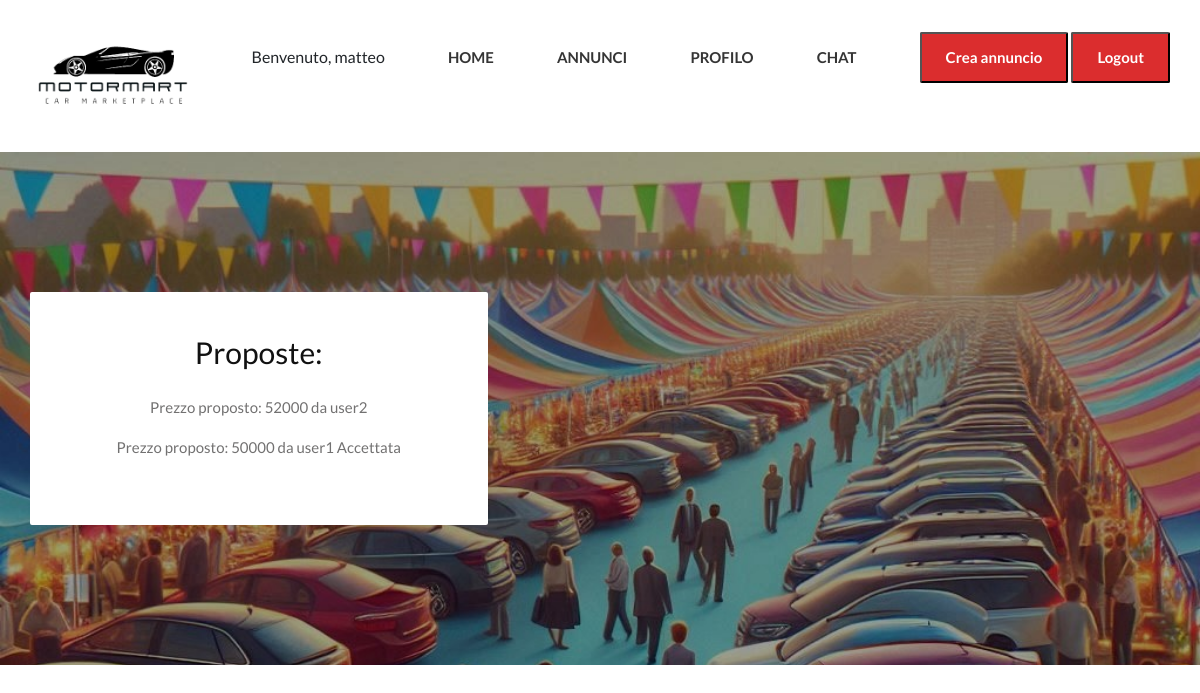
The app's page /proposta/6/ (signed in) with its own data.
### proposte/models.py (models this page shows, shortened)
class Proposta(models.Model):
    annuncio = models.ForeignKey(Annuncio, on_delete=models.CASCADE, related_name='annuncio')
    utente = models.ForeignKey(User, on_delete=models.CASCADE)
    prezzo = models.IntegerField()
    accettata = models.BooleanField(null=True, blank=True)
    data_inserimento = models.DateTimeField(default=timezone.now, blank=True)

### proposte/views.py (the view, shortened to what this page needs)
# urls.py: path('<int:pk>/', views.listing_detail, name='proposals'),
@login_required
def listing_detail(request, pk):
    annuncio = get_object_or_404(Annuncio, pk=pk)
    proposals = Proposta.objects.filter(annuncio=annuncio)
    form = CreaProposta(annuncio=annuncio)
    return render(request, 'proposte/proposta.html', {'listing': annuncio, 'form': form, 'proposals': proposals})

### proposte/templates/proposte/proposta.html (shortened to what this page needs)
<!DOCTYPE html>
{% load static %}
<html lang="en">
<head>
    <link rel="stylesheet" href='{% static "./css/bootstrap.min.css" %}' type="text/css">
    <link rel="stylesheet" href='{% static "./css/elegant-icons.css" %}' type="text/css">
    <link rel="stylesheet" href='{% static "./css/nice-select.css" %}' type="text/css">
    <link rel="stylesheet" href='{% static "./css/magnific-popup.css" %}' type="text/css">
    <link rel="stylesheet" href='{% static "./css/jquery-ui.min.css" %}' type="text/css">
    <link rel="stylesheet" href='{% static "./css/owl.carousel.min.css" %}' type="text/css">
    <link rel="stylesheet" href='{% static "./css/slicknav.min.css" %}' type="text/css">
    <link rel="stylesheet" href='{% static "./css/style.css" %}' type="text/css">
</head>
<body>
    <header class="header">
        <div class="container">
            <div class="row">
                <div class="col-lg-2">
                    <div class="header__logo">
                        <a href="{% url 'home' %}"><img src="{% static "./img/logo-new.png" %}" alt=""></a>
                    </div>
                </div>
                <div class="col-lg-10">
                    <div class="header__nav">
                        <nav class="header__menu">
                            <ul>
                                {% if user.is_authenticated %}
                                    <li>Benvenuto, {{ user.username }}</li>
                                {% endif %}
                                <li><a href="{% url 'home' %}">Home</a></li>
                                <li><a href="{% url 'annunci:annunci_list' %}">Annunci</a></li>
                                <li><a href="{% url 'profile' %}">Profilo</a></li>
                                <li><a href="{% url 'chat:chat_list' %}">Chat</a></li>
                            </ul>
                        </nav>
                        {% if user.is_authenticated %}
                            <div class="header__nav__widget">
                                <form method="get" action="{% url 'annunci:create' %}">
                                    <button class="primary-btn">Crea annuncio</button>
                                </form>
                            </div>
                            <div class="header__nav__widget">
                                <form id="logout-form" method="post" action="{% url 'logout' %}">
                                    <button class="primary-btn">Logout</button>
                                </form>
                            </div>
                        {% else %}
                            <div class="header__nav__widget">
                                <a href="{% url 'login' %}" class="primary-btn">Login</a>
                                <a href="{% url 'register' %}" class="primary-btn">Registrazione</a>
                            </div>
                        {% endif %}
                    </div>
                </div>
            </div>
        </div>
    </header>
    <section class="hero spad set-bg" data-setbg="{% static "./img/hero-bg-created.jpg" %}">
        <div class="container">
            <div class="row">
                <div class="col-lg-5">
                    <div class="hero__tab">
                        <div class="tab-content">
                            <div class="tab-pane active" id="tabs-1" role="tabpanel">
                                <div class="hero__tab__form">
                                    <center>
                                        <h3 style="padding-bottom: 25px;">Proposte:</h3>
                                        {% if request.user == listing.utente %}
                                            {% for proposal in proposals %}
                                                <p>Prezzo proposto: {{ proposal.prezzo }} da {{ proposal.utente.username }}
                                                {% if proposal.accettata is None %}
                                                    {% if listing.venduto == None %}
                                                        <a href="{% url 'proposte:accept_proposal' proposal.id %}">Accetta</a>
                                                        <a href="{% url 'proposte:reject_proposal' proposal.id %}">Rifiuta</a>
                                                    {% endif %}
                                                {% elif proposal.accettata %}
                                                    <span>Accettata</span>
                                                {% else %}
                                                    <span>Rifiutata</span>
                                                {% endif %}
                                                </p>
                                            {% empty %}
                                                <p>Non ci sono proposte</p>
                                            {% endfor %}
                                        {% endif %}
                                      </center>
                                </div>
                            </div>
                        </div>
                    </div>
                </div>
            </div>
        </div>
    </section>
</body>
</html>

### static/css/style.css (style rules this page uses)
html, body { height: 100%; font-family: "Lato", sans-serif; -webkit-font-smoothing: antialiased; }
h1, h2, h3, h4, h5, h6 { margin: 0; color: #111111; font-weight: 400; font-family: "Lato", sans-serif; }
h3 { font-size: 30px; }
p { font-size: 15px; font-family: "Lato", sans-serif; color: #727171; font-weight: 400; line-height: 25px; margin: 0 0 15px 0; }
img { max-width: 100%; }
ul, ol { padding: 0; margin: 0; }
.set-bg { background-repeat: no-repeat; background-size: cover; background-position: top center; }
.spad { padding-top: 100px; padding-bottom: 100px; }
.primary-btn { display: inline-block; font-size: 15px; padding: 12px 24px; color: #ffffff; font-weight: 700; background: #db2d2e; border-radius: 2px; }
.header__nav { text-align: right; padding: 32px 0 33px; }
.header__logo { padding: 35px 0; }
.header__logo a { display: inline-block; }
.header__menu { display: inline-block; }
.header__menu ul li { list-style: none; display: inline-block; margin-right: 60px; position: relative; }
.header__menu ul li a { font-size: 15px; color: #353535; font-weight: 700; display: block; padding: 5px 0; text-transform: uppercase; position: relative; }
.header__menu ul li a:after { position: absolute; left: 0; bottom: 0; height: 2px; width: 0%; background: #db2d2e; content: ""; opacity: 0; -webkit-transition: all, 0.5s; -o-transition: all, 0.5s; transition: all, 0.5s; }
.header__nav__widget { display: inline-block; }
.hero { padding: 140px 0; }
.hero__tab__form { background: #ffffff; padding: 42px 40px 50px; border-radius: 2px; }
@media only screen and (min-width: 1200px) { .container { max-width: 1170px; } }

### records on screen
Proposta: prezzo "52000", utente.username "user2"
Proposta: prezzo "50000", utente.username "user1", accettata "Accettata"

### other values on screen
{{ user.username }} "matteo"
